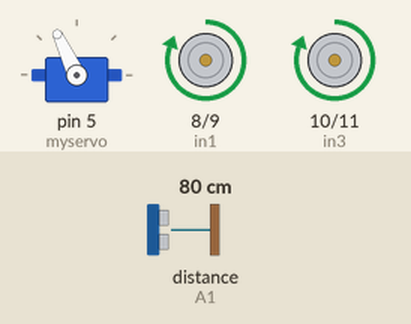
Recording of a sketch running on a simulated Arduino Uno, built with avr-gcc and run on an emulated ATmega328P. On the bench: servo, motor-driver pin pairs drawn as motors (green arrow = first pin HIGH = forward, orange = second pin HIGH = backward, longer = more drive). The inputs (shaded band) are chosen by the test bench; at power-on: distance to the obstacle (sensor on A1) 80 cm. The echo pulse lasts 58.3 µs per cm.

Above: at 3.9 s.
4.0 s: distance to the obstacle (sensor on A1) set to 22 cm
5.5 s: distance to the obstacle (sensor on A1) set to 18 cm
At 7.1 s:
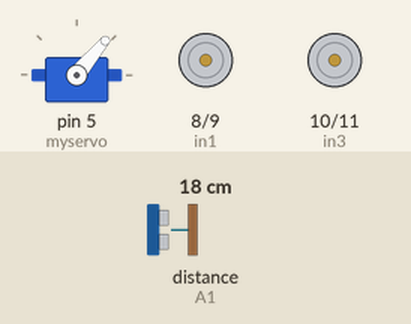
8.5 s: distance to the obstacle (sensor on A1) set to 35 cm
At 10.2 s:
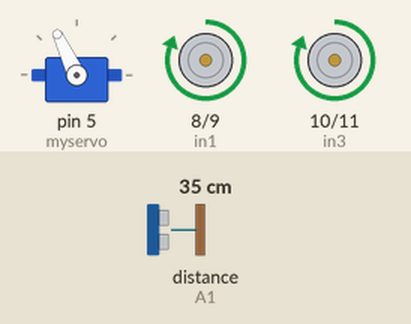
10.5 s: distance to the obstacle (sensor on A1) set to 2 cm
At 13.1 s:
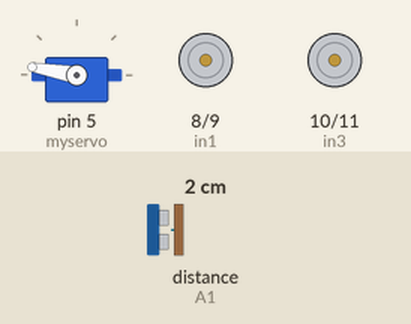
Timing chart, 0 to 14.5 s (numbered marks = the images above; inputs shaded):
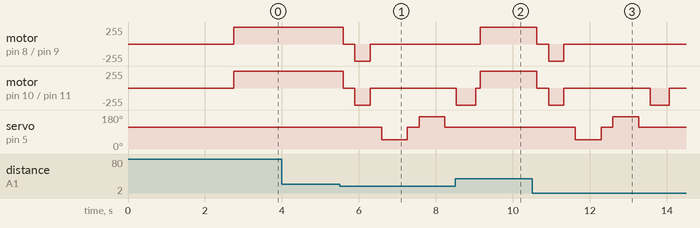

Measured:
- the behaviour switches between 21 and 20 cm on distance to the obstacle (sensor on A1) (found by bisection; images 0 and 1)
- after the input at 4.0 s, every drawn part: stays the same
- after the input at 5.5 s, motor on pin 8 (in1) / pin 9 (in2), motor on pin 10 (in3) / pin 11 (in4): forward 255/255 → stopped after 0.09 s, → backward 255/255 0.30 s later, → stopped 0.40 s later; servo on pin 5 (myservo): 115° → 50° after 1.1 s, → 115° 0.67 s later, → 170° 0.30 s later, → 115° 0.67 s later
- after the input at 8.5 s, motor on pin 8 (in1) / pin 9 (in2): stopped → forward 255/255 after 0.66 s; servo on pin 5 (myservo): stays 115° (without the input it goes to 50° after 1.7 s)
- after the input at 10.5 s, motor on pin 8 (in1) / pin 9 (in2): forward 255/255 → stopped after 0.13 s, → backward 255/255 0.30 s later, → stopped 0.40 s later; motor on pin 10 (in3) / pin 11 (in4): goes stopped 0.30 s, backward 255/255 0.40 s, stopped 2.2 s, backward 255/255 0.50 s, then stopped, starting after 0.13 s

The sketch:

Arduino_obstacle_Robot.ino
```cpp
#include <Servo.h>
#include <NewPing.h>
const char in1 = 8;
const char in2 = 9;
const char in3 = 10;
const char in4 = 11;
#define trig_pin A0 //analog input 1
#define echo_pin A1 //analog input 2

#define maximum_distance 200
boolean goesForward = false;
int distance = 100;
NewPing sonar(trig_pin, echo_pin, maximum_distance); //sensor function
Servo myservo;  // create servo object to control a servo
// twelve servo objects can be created on most boards
int pos = 0;
void setup() {
   myservo.attach(5);
  pinMode(in1, OUTPUT);
  pinMode(in2, OUTPUT);
  pinMode(in3, OUTPUT);
  pinMode(in4, OUTPUT);
  myservo.write(115);
  delay(2000);
  distance = readPing();
  delay(100);
  distance = readPing();
  delay(100);
  distance = readPing();
  delay(100);
  distance = readPing();
  delay(100);
}

void loop() {
  int distanceRight = 0;
  int distanceLeft = 0;
  delay(50);

  if (distance <= 20){
    arret();
    delay(300);
    arriere();
    delay(400);
    arret();
    delay(300);
    distanceRight = lookRight();
    delay(300);
    distanceLeft = lookLeft();
    delay(300);

    if (distance >= distanceLeft){
      droite();
      arret();
    }
    else{
      gauche();
      arret();
    }
  }
  else{
    avant();
  }
    distance = readPing();
    }

int lookRight(){
  myservo.write(50);
  delay(500);
  int distance = readPing();
  delay(100);
  myservo.write(115);
  return distance;
}

int lookLeft(){
  myservo.write(170);
  delay(500);
  int distance = readPing();
  delay(100);
  myservo.write(115);
  return distance;
  delay(100);
}

int readPing(){
  delay(70);
  int cm = sonar.ping_cm();
  if (cm==0){
    cm=250;
  }
  return cm;
}

void arriere()
{
  if(!goesForward){

    goesForward=true;
    digitalWrite(in1,LOW);
    digitalWrite(in2, HIGH);
    digitalWrite(in3,LOW);
    digitalWrite(in4, HIGH);  }
}
void avant()
{
  goesForward=false;
  digitalWrite(in1,HIGH);
  digitalWrite(in2, LOW);
  digitalWrite(in3,HIGH);
  digitalWrite(in4, LOW);
}
void gauche()
{
  digitalWrite(in1,LOW);
  digitalWrite(in2, HIGH);
  digitalWrite(in3,LOW);
  digitalWrite(in4, LOW);
  delay(500);
  digitalWrite(in1,LOW);
  digitalWrite(in2, HIGH);
  digitalWrite(in3,LOW);
  digitalWrite(in4, LOW);
}
void droite()
{
  digitalWrite(in1,LOW);
  digitalWrite(in2, LOW);
  digitalWrite(in3,LOW);
  digitalWrite(in4, HIGH);
  delay(500);
  digitalWrite(in1,LOW);
  digitalWrite(in2, LOW);
  digitalWrite(in3,LOW);
  digitalWrite(in4, HIGH);
}
void arret()
{
  digitalWrite(in1,LOW);
  digitalWrite(in2, LOW);
  digitalWrite(in3,LOW);
  digitalWrite(in4, LOW);
}
```
